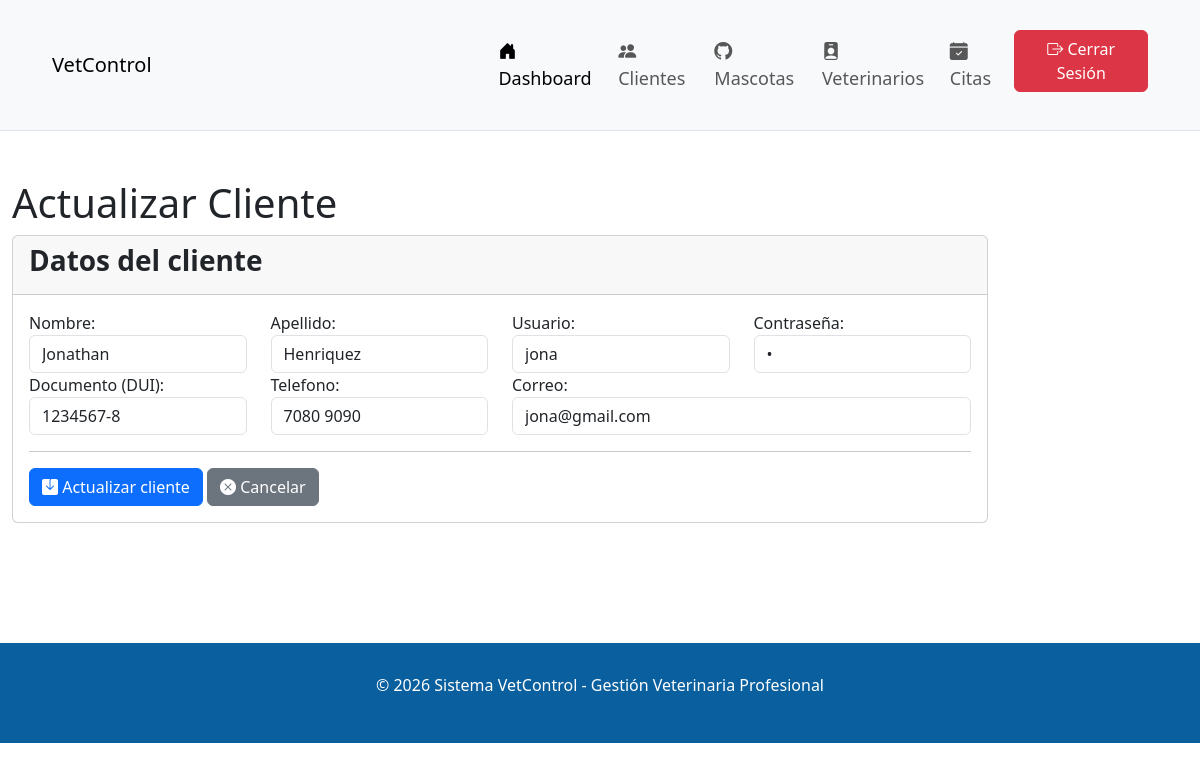
The app's page /index.php?accion=actualizarC&id_cliente=6 (signed in) with its own data.
### tables this page shows
CREATE TABLE `clientes` (
  `id_cliente` int(11) NOT NULL,
  `nombre` varchar(50) NOT NULL,
  `apellido` varchar(50) NOT NULL,
  `usuario` varchar(25) NOT NULL,
  `clave` varchar(25) NOT NULL,
  `dui` varchar(10) DEFAULT NULL,
  `telefono` varchar(20) DEFAULT NULL,
  `correo` varchar(100) DEFAULT NULL,
  `id_usuario` int(11) DEFAULT NULL,
  `fecha_creacion` timestamp NOT NULL DEFAULT current_timestamp()
);

CREATE TABLE `usuarios` (
  `id_usuario` int(11) NOT NULL,
  `usuario` varchar(25) NOT NULL,
  `clave` varchar(25) NOT NULL,
  `id_rol` int(11) DEFAULT NULL
);

### conexion/conexion.php (called while the page is built, shortened)
<?php
class Conexion {
    public static function conectar(){
        $conexion = new mysqli("localhost","root","","vetcontrol_db");
        return $conexion;
    }
}
?>

### modelos/Admin.php (called while the page is built, shortened)
<?php
 require_once __DIR__ . "/../conexion/conexion.php";
class Admin {
    private $conexion;
    public function __construct(){
        $this->conexion = Conexion::conectar();
    }
public function obtenerClientePorId($id_cliente) {
    $sql = "SELECT c.*, u.usuario, u.clave
            FROM clientes c
            LEFT JOIN usuarios u ON c.id_usuario = u.id_usuario
            WHERE c.id_cliente = '$id_cliente'";
    $resultado = $this->conexion->query($sql);
    return $resultado->fetch_assoc();
}
}

### vistas/admin/actualizar_cliente.php (the view, shortened to what this page needs)
<!DOCTYPE html>
<html lang="es">
<head>
    <link rel="stylesheet" href="https://cdn.jsdelivr.net/npm/bootstrap-icons@1.13.1/font/bootstrap-icons.min.css">
    <link href="https://cdn.jsdelivr.net/npm/bootstrap@5.3.8/dist/css/bootstrap.min.css" rel="stylesheet">
</head>
<body>
 <nav class="navbar navbar-expand-lg bg-body-tertiary" style="background-color:  #0A5F9E; padding: 30px 40px; font-size: 18px; border-bottom: 1px solid #dee2e6;">
        <div class="container-fluid">
            <div style="diplay:flex; justify-content: space-between; width: 40%;">
            <a href="" class="navbar-brand">VetControl</a>
            </div>
            <div style="display: flex; justify-content: flex-end; width: 60%;">
            <ul class="navbar-nav me-auto mb-4 mb-lg-0">
                <li class="nav-item"><a href="#" class="nav-link active"><i class="bi bi-house-door-fill"></i> Dashboard</a></li>
                <li class="nav-item"><a href="index.php?accion=listarClientes" class="nav-link"><i class="bi bi-people-fill"></i> Clientes</a></li>
                <li class="nav-item"><a href="index.php?accion=listarMascotas" class="nav-link"><i class="bi bi-github"></i> Mascotas</a></li>
                <li class="nav-item"><a href="index.php?accion=listarVeterinarios" class="nav-link" ><i class="bi bi-person-badge-fill"></i> Veterinarios</a></li>
                <li class="nav-item"><a href="index.php?accion=listarCitas" class="nav-link" ><i class="bi bi-calendar-check-fill"></i> Citas</a></li>
                <div style="display: flex; justify-content: flex-end;">
                 <li class="nav-item"><a href="index.php?accion=salir" class="btn btn-danger" style="align-content: flex-end;"><i class="bi bi-box-arrow-right"></i> Cerrar Sesión</a></li>
                </div>
            </ul>
            </div>
        </div>
    </nav>
    <br><br>
    <div class="container-fluid">
        <h1>Actualizar Cliente</h1>
        <div class="row">
            <div class="col-md-10">
                <div class="card card-outline card-success">
                    <div class="card-header">
                        <h3 class="card-title"><b>Datos del cliente</b></h3>
                    </div>
                    <div class="card-body">
                        <form action="index.php?accion=actualizarC" method="POST">
                            <div class="row">
                                <div class="col-md-3">
                                    <div class="form-group">
                                        <label for="nombre">Nombre:</label>
                                        <input type="text" class="form-control" id="nombre" name="nombre" value="<?php echo $cliente['nombre']; ?>" required>
                                     </div>
                                </div>
                                <div class="col-md-3">
                                    <div class="form-group">
                                        <label for="apellido">Apellido:</label>
                                        <input type="text" class="form-control" id="apellido" name="apellido" value="<?php echo $cliente['apellido']; ?>" required>
                                     </div>
                                </div>
                                <div class="col-md-3">
                                    <div class="form-group">
                                        <label for="usuario">Usuario:</label>
                                        <input type="text" class="form-control" id="usuario" name="usuario" value="<?php echo $cliente['usuario']; ?>" required>
                                     </div>
                                </div>
                                <div class="col-md-3">
                                    <div class="form-group">
                                        <label for="clave">Contraseña:</label>
                                        <input type="password" class="form-control" id="clave" name="clave" value="<?php echo $cliente['clave']; ?>" required>
                                     </div>
                                </div>
                                <div class="col-md-3">
                                    <div class="form-group">
                                        <label for="dui">Documento (DUI):</label>
                                        <input type="text" class="form-control" id="dui" name="dui" value="<?php echo $cliente['dui']; ?>" required>
                                     </div>
                                </div>
                                <div class="col-md-3">
                                    <div class="form-group">
                                        <label for="telefono">Telefono:</label>
                                        <input type="text" class="form-control" id="telefono" name="telefono" value="<?php echo $cliente['telefono']; ?>" required>
                                     </div>
                                </div>
                                <div class="col-md-6">
                                    <div class="form-group">
                                        <label for="correo">Correo:</label>
                                        <input type="email" class="form-control" id="correo" name="correo" value="<?php echo $cliente['correo']; ?>" required>
                                     </div>
                                </div>
                           </div>
                           <hr>
                            <div class="row">
                                <div class="col-md-12">
                                    <button type="submit" class="btn btn-primary"><i class="bi bi-save-fill"></i> Actualizar cliente</button>
                                    <a href="index.php?accion=listarClientes" class="btn btn-secondary"><i class="bi bi-x-circle-fill"></i> Cancelar</a>
                                </div>
                            </div>
                        </form>
                    </div>
                </div>
            </div>
        </div>
    </div>
<br><br><br>
<br>
<br>
     <div class="container-fluid" style="background-color: #0A5F9E; color: white; padding: 30px; text-align: center;">
          <footer>
             <p>&copy; 2026 Sistema VetControl - Gestión Veterinaria Profesional</p>
         </footer>
     </div>
</body>
</html>

### records on screen
clientes: nombre "Jonathan", apellido "Henriquez", usuario "jona", dui "1234567-8", telefono "7080 9090", correo "jona@gmail.com"
